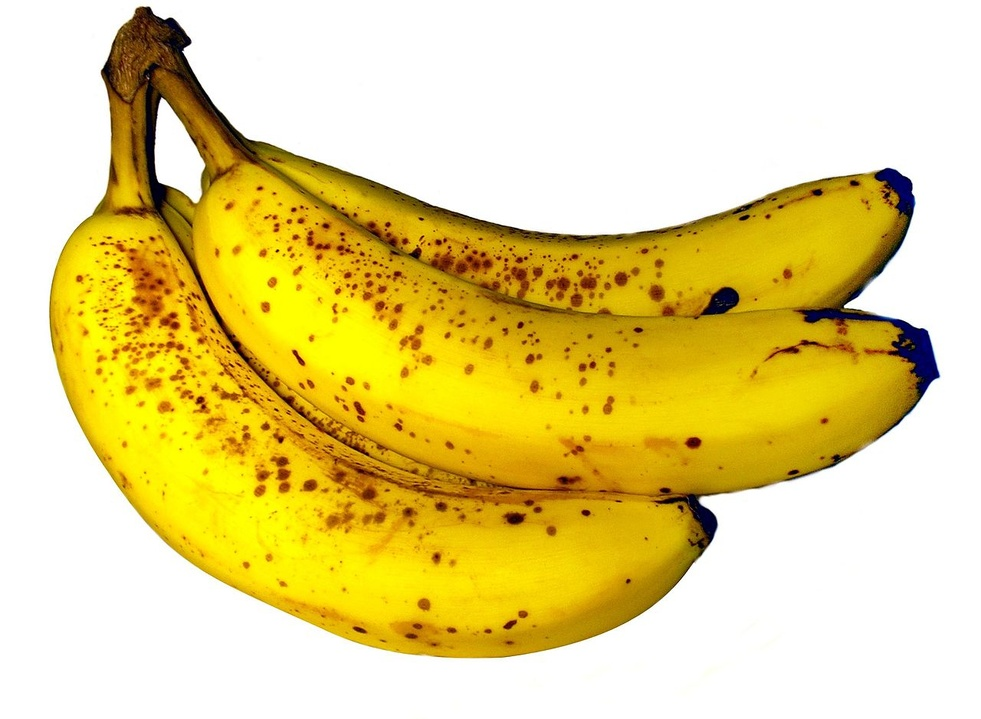
#> input picture images/bananas.JPG, 981 x 719 px, shrunk from 1280 x 938 before the run
$ python Image.py
#> lines starting #> are read from the running program, lines starting #| are printed output that depends on the picture
import cv2

# Ruta de la imagen
ruta_imagen = "images/bananas.JPG"

try:
    # Carga la imagen
    bananos = cv2.imread(ruta_imagen)
#> bananos is the input picture: shape (719, 981, 3); mean B, G, R 138.9, 213.6, 231.8


    # Verifica si la imagen se cargó correctamente
    if bananos is None:
        raise FileNotFoundError(f"Error: La imagen no se pudo cargar. Verifica la ruta: {ruta_imagen}")


    # Muestra la imagen original
    cv2.imshow("Imagen Original", bananos)

    # Divide la imagen en sus canales (B, G, R)
    canales = {
        "Canal Azul": bananos[:, :, 0],  # Canal azul
        "Canal Verde": bananos[:, :, 1],  # Canal verde
        "Canal Rojo": bananos[:, :, 2]   # Canal rojo
    }

    # Muestra los canales por separado
    for nombre, canal in canales.items():
        cv2.imshow(nombre, canal)
#> this loop made 3 passes
#> nombre on passes 1 to 3: 'Canal Azul', 'Canal Verde', 'Canal Rojo'
#> pass 1, `cv2.imshow(nombre, canal)`:
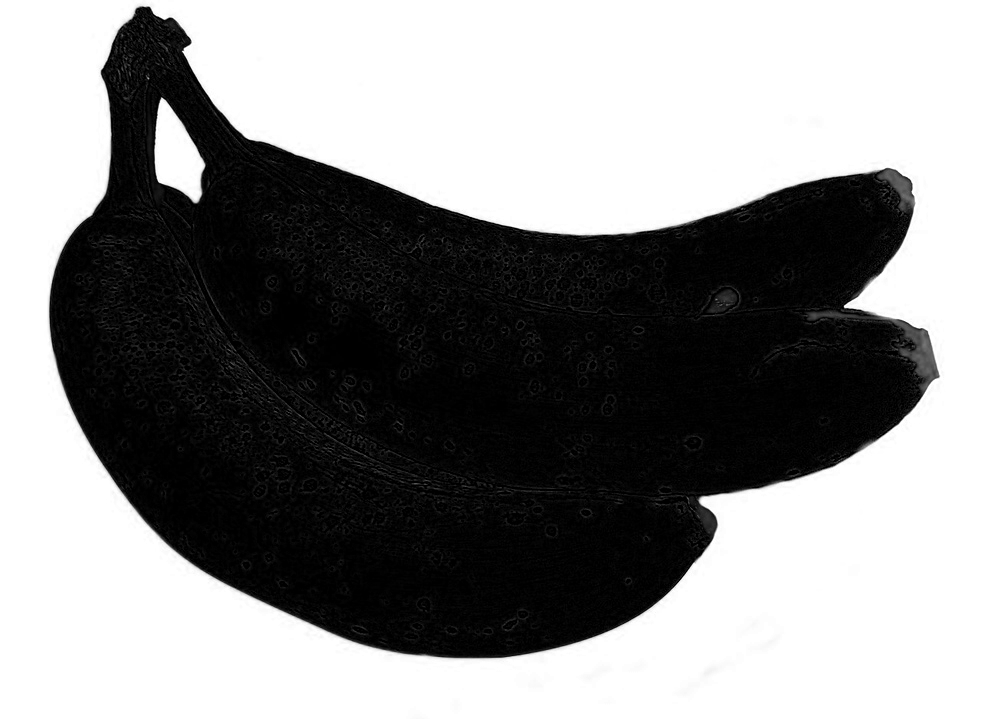
#> window 'Canal Azul': shape (719, 981); min 0, max 255, mean 138.9
#> pass 2, `cv2.imshow(nombre, canal)`:
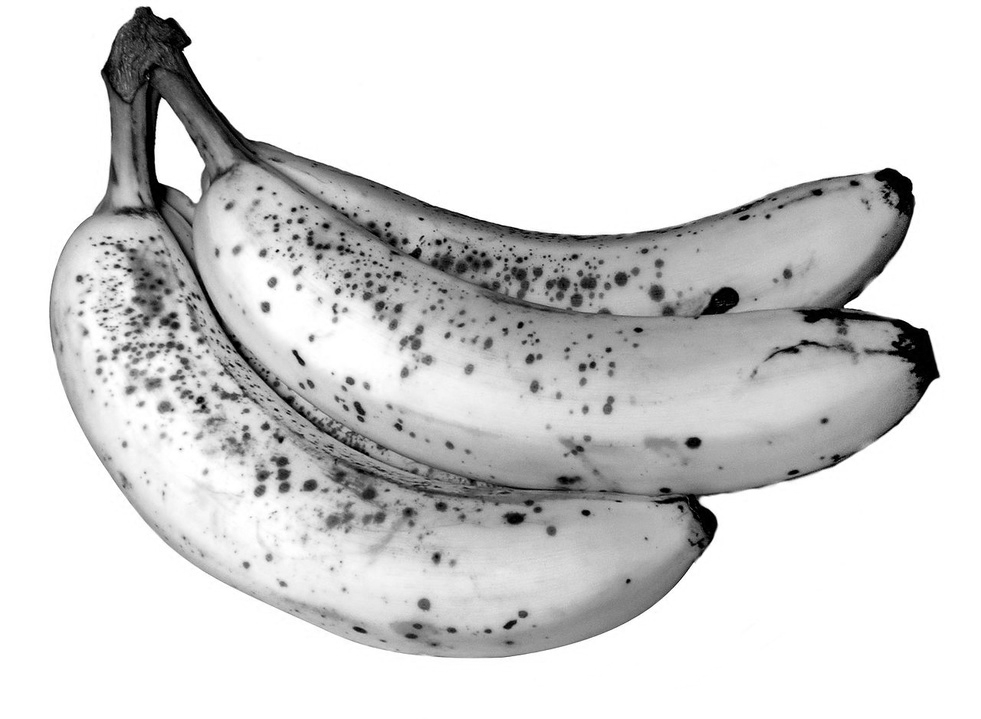
#> window 'Canal Verde': shape (719, 981); min 0, max 255, mean 213.6

    # Espera a que se presione cualquier tecla para cerrar las ventanas
    print("Presiona cualquier tecla en la ventana para cerrar.")
    cv2.waitKey(0)

except FileNotFoundError as e:
    print(e)

except Exception as e:
    print(f"Ocurrió un error inesperado: {e}")

finally:
    # Cierra todas las ventanas de OpenCV
    cv2.destroyAllWindows()
